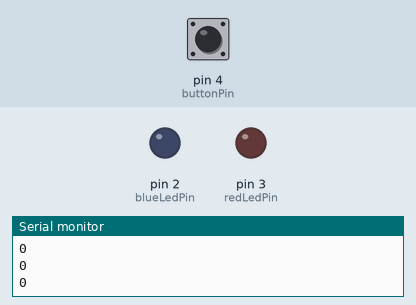
Simulated run of this sketch. Board: Arduino Uno, built with avr-gcc and run on an emulated ATmega328P. Shown: output pins drawn as LEDs (lit = HIGH), the last lines printed to the serial monitor. The inputs (shaded band) are chosen by the test bench; at power-on: pin 4 (buttonPin) LOW.

Above: at 1.2 s.
1.3 s: pin 4 (buttonPin) pulled HIGH for 0.15 s
At 1.42 s:
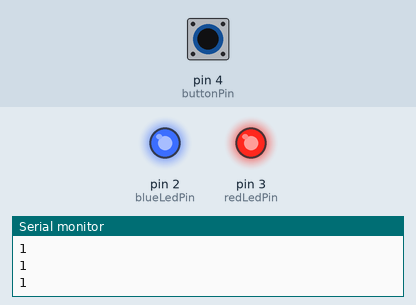
3.0 s: pin 4 (buttonPin) pulled HIGH for 3.2 s
At 7.4 s:
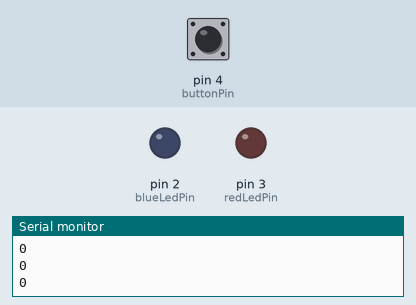
Timing chart, 0 to 8.9 s (numbered marks = the images above; inputs shaded):
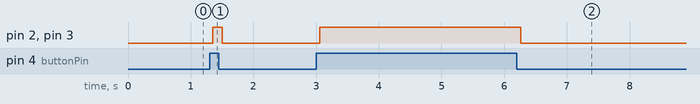

The sketch:

13.push_button.ino
```cpp
// 1151mf sun 19may2024
// PUSH BUTTON FOR LED
// Arduino code as part of my attempt to troubleshoot my assembly code. If this code works, it means my breadboard setup is not the issue.

int blueLedPin = 2;
int redLedPin = 3;
int buttonPin = 4;
int buttonRead;
int dt = 50;
void setup() {
  Serial.begin(9600);
  pinMode(blueLedPin, OUTPUT);
  pinMode(redLedPin, OUTPUT);
  pinMode(buttonPin, INPUT);
}

void loop() {
  buttonRead = digitalRead(buttonPin);
  Serial.println(buttonRead);
  delay(dt);
  if (buttonRead==1) {
    digitalWrite(blueLedPin, HIGH);
    digitalWrite(redLedPin, HIGH);
  } else {
    digitalWrite(blueLedPin, LOW);
    digitalWrite(redLedPin, LOW);
  }
}
```

Measured:
- after the input at 1.3 s, pin 2 (blueLedPin), pin 3 (redLedPin): LOW → HIGH after 0.05 s, → LOW 0.15 s later
- after the input at 3.0 s, pin 2 (blueLedPin), pin 3 (redLedPin): LOW → HIGH after 0.06 s, → LOW 3.2 s later
